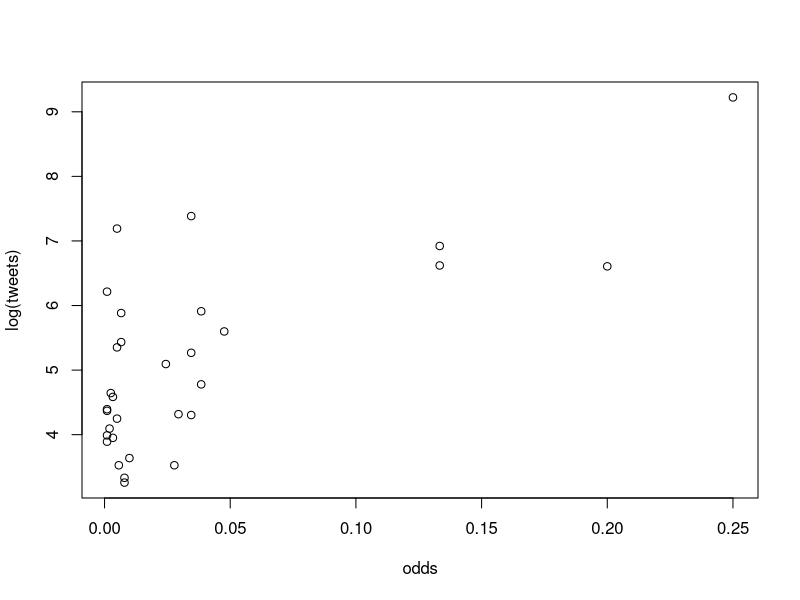
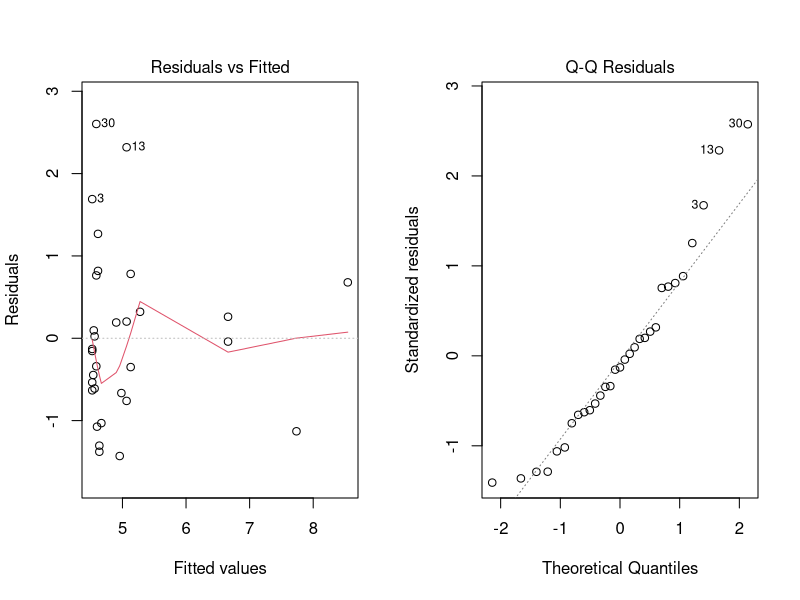

R code for these plots, in order:
setwd("~/GitHub/MiningWithACup")

#Import the data
odds.df <- read.table("odds.csv",header=T, sep=",")
counts.df <- read.table("data.csv",header=T,sep=",")

#Combine into one table
dataset <- data.frame(country=odds.df$country, odds=1/(odds.df$odds), tweets=counts.df$frequency)
attach(dataset)

#Correlation
cor.test(odds, tweets) #gives a PMCC of 0.6-0.7 depending on whether you use tweets or log(tweets)

#Attempt simple linear regression
#Given 'tweets' is the dependent variable
plot(odds,log(tweets))
model <- lm(log(tweets)~odds)
summary(model)

#Diagnostic plots (residuals and QQ)
oldpar <- par
par(mfrow=c(1,2))
plot(model, which=c(1,2))
par(oldpar)
